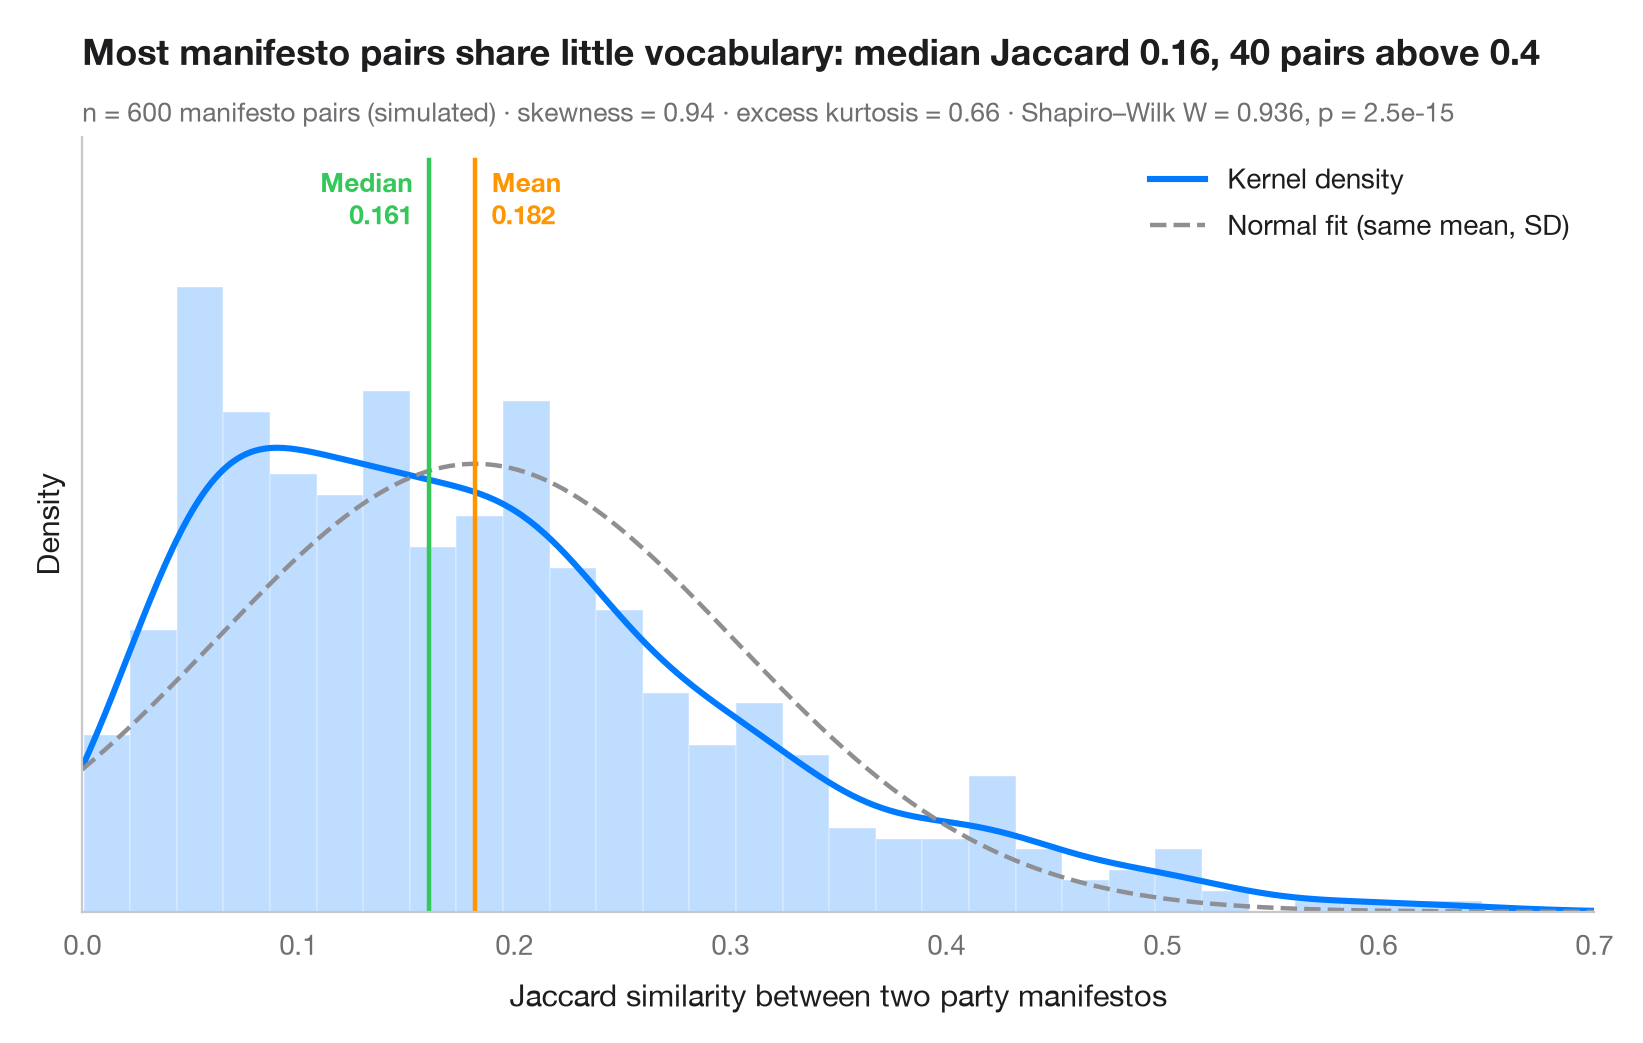

Here is the Python script that generated this plot:
"""
title: Histogram with density
summary: Histogram, kernel density and fitted normal curve, with shape statistics.
r: ggplot2::geom_histogram() + geom_density()
tags: [histogram, KDE, normality, skewness, Shapiro-Wilk, text similarity]
description: |
  The first look at any continuous variable. Bars show the empirical
  distribution on a density scale, the solid curve is a kernel density estimate
  (KDE) and the dashed curve is the normal distribution with the same mean and
  standard deviation. When the two curves disagree, the data are not normal —
  here a similarity index bounded between 0 and 1 piles up near zero, and its
  long right tail pulls the **mean** above the **median**.

  The setting is Sanger & Warin (2019, *Data in Brief*), a dataset of Jaccard
  similarity indices between European party manifestos. The numbers here are
  **simulated** for illustration (a Beta distribution, n = 600 manifesto pairs)
  and are not the paper's data or results. `scipy.stats.gaussian_kde` draws
  the density, `scipy.stats.skew` / `kurtosis` describe the shape and
  `scipy.stats.shapiro` tests normality.
"""
import matplotlib.pyplot as plt
import numpy as np
from scipy import stats

# Simulated data, set in the context of Sanger & Warin (2019) [sanger2019]

# Data: Jaccard similarity (0 = no shared words, 1 = identical) of 600 manifesto pairs
rng = np.random.default_rng(2019)
x = rng.beta(1.6, 7.5, size=600)
mean, median, sd = x.mean(), np.median(x), x.std(ddof=1)

# Shape statistics and normality test
skew, kurt = stats.skew(x), stats.kurtosis(x)  # kurtosis: excess, 0 for a normal
W, p = stats.shapiro(x)

fig, ax = plt.subplots(figsize=(8, 5))
ax.hist(x, bins=30, density=True, color="#007AFF", alpha=0.25, edgecolor="white")

# Kernel density estimate and the normal curve with the same mean / SD
grid = np.linspace(0, 0.7, 400)
ax.plot(grid, stats.gaussian_kde(x)(grid), color="#007AFF", lw=2.2, label="Kernel density")
ax.plot(grid, stats.norm.pdf(grid, mean, sd), color="#8E8E93", lw=1.6, ls="--",
        label="Normal fit (same mean, SD)")

# Mean and median markers
ymax = ax.get_ylim()[1] * 1.18  # headroom above the bars for the labels
ax.set_ylim(0, ymax)
for value, name, color, ha, dx in [(mean, "Mean", "#FF9500", "left", 6),
                                   (median, "Median", "#34C759", "right", -6)]:
    ax.axvline(value, color=color, lw=1.6, ymax=0.97)
    ax.annotate(f"{name}\n{value:.3f}", (value, ymax * 0.97), xytext=(dx, -2),
                textcoords="offset points", ha=ha, va="top", fontsize=9.5,
                fontweight="semibold", color=color)

ax.set_xlim(0, grid[-1])
ax.set_yticks([])
ax.set_ylabel("Density")
ax.set_xlabel("Jaccard similarity between two party manifestos")
ax.legend(loc="upper right")
ax.set_title(f"Most manifesto pairs share little vocabulary: median Jaccard {median:.2f}, "
             f"{(x > 0.4).sum()} pairs above 0.4", pad=26)
ax.text(0, 1.02, f"n = {len(x)} manifesto pairs (simulated) · skewness = {skew:.2f} · "
        f"excess kurtosis = {kurt:.2f} · Shapiro–Wilk W = {W:.3f}, p = {p:.1e}",
        transform=ax.transAxes, fontsize=9.5, color="#6E6E73")
plt.show()
